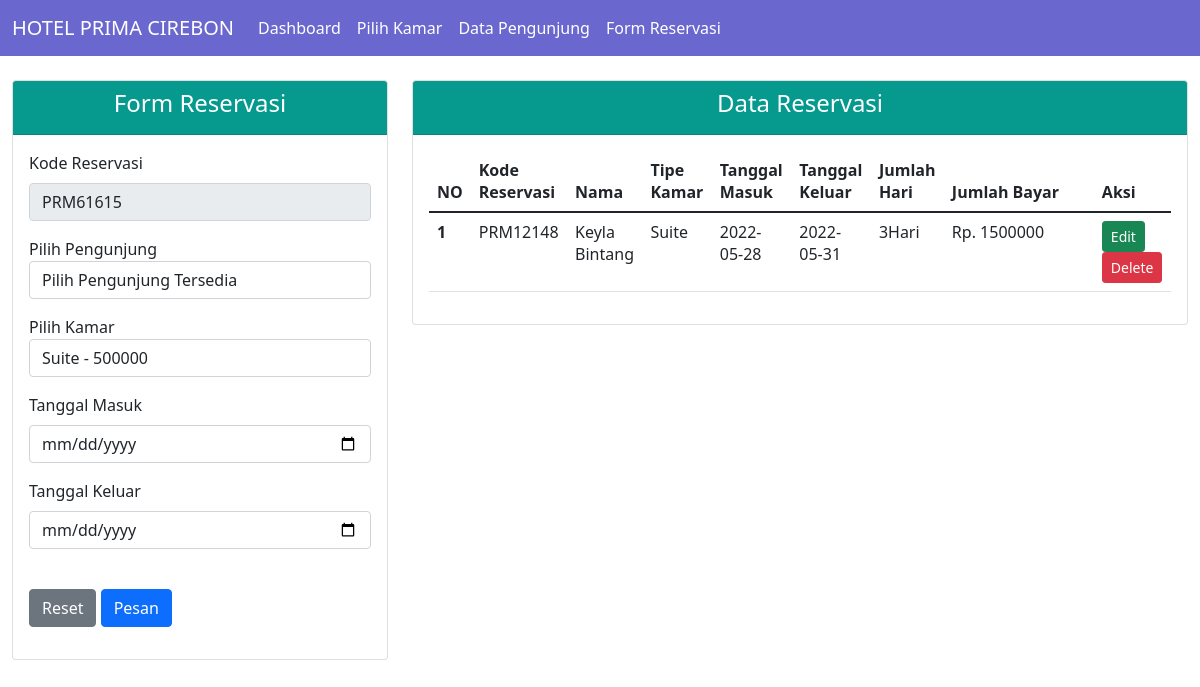
Page /data_reservasi.php?kamar=1224 on the committed database.
### tables this page shows
CREATE TABLE `data_reservasi` (
  `id_reservasi` varchar(40) NOT NULL,
  `nama` varchar(40) NOT NULL,
  `tipe` varchar(40) NOT NULL,
  `tgl_masuk` date NOT NULL,
  `tgl_keluar` date NOT NULL,
  `jumlah_hari` int(15) NOT NULL,
  `jumlah_bayar` varchar(40) NOT NULL
);

CREATE TABLE `data_pengunjung` (
  `nik` varchar(40) NOT NULL,
  `nama` varchar(40) NOT NULL,
  `no_hp` varchar(40) NOT NULL,
  `email` varchar(40) NOT NULL,
  `foto` varchar(150) NOT NULL
);

CREATE TABLE `data_kamar` (
  `kd_kamar` int(11) NOT NULL,
  `tipe` varchar(40) NOT NULL,
  `bed` varchar(40) NOT NULL,
  `kapasitas` varchar(40) NOT NULL,
  `harga` int(11) NOT NULL,
  `foto` text NOT NULL
);

### database.php (called while the page is built, shortened)
<?php
class database
{
	var $host = "localhost";
	var $user = "root";
	var $pass = "root";
	var $db   = "20210120014_hotel";
	var $koneksi = "";
	function __construct()
	{
		$this->koneksi = mysqli_connect($this->host, $this->user, $this->pass, $this->db);
	}
	function data_reservasi($id = false)
	{
		if ($id) {
			$query = "SELECT * FROM data_reservasi JOIN data_kamar ON data_reservasi.tipe = data_kamar.tipe JOIN data_pengunjung ON data_reservasi.nama = data_pengunjung.nama WHERE data_reservasi.id_reservasi = '$id'";
			return mysqli_fetch_array(mysqli_query($this->koneksi, $query));
		} else {
			$query = "SELECT * FROM data_reservasi JOIN data_kamar ON data_reservasi.tipe = data_kamar.tipe JOIN data_pengunjung ON data_reservasi.nama = data_pengunjung.nama";
			return mysqli_query($this->koneksi, $query);
		}
	}
}

### data_reservasi.php (the view, shortened to what this page needs)
<?php
class dashboard
{
    function __construct()
    {
        include "menu.php";
    }
}
include('database.php');
$db = new database;
$data_reservasi = $db->data_reservasi();
?>
<!doctype html>
<html lang="en">
<head>
    <link href="https://cdn.jsdelivr.net/npm/bootstrap@5.1.3/dist/css/bootstrap.min.css" rel="stylesheet">
</head>
<body>
    <div class="container-fluid">
        <div class="row mt-4">
            <?php include('form_reservasi.php'); ?>
            <div class="col-md-8">
                <div class="card">
                    <div class="card-header" style="background: #069A8E;">
                        <h4 class="text-center text-white">Data Reservasi</h4>
                    </div>
                    <div class="card-body">
                        <div class="table-responsive">
                            <table class="table table-stripped">
                                <thead>
                                    <tr>
                                        <th>NO</th>
                                        <th>Kode Reservasi</th>
                                        <th>Nama</th>
                                        <th>Tipe Kamar</th>
                                        <th>Tanggal Masuk</th>
                                        <th>Tanggal Keluar</th>
                                        <th>Jumlah Hari</th>
                                        <th>Jumlah Bayar</th>
                                        <th>Aksi</th>
                                    </tr>
                                </thead>
                                <tbody>
                                    <?php
                                    $no = 1;
                                    foreach ($data_reservasi as $row) {
                                    ?>
                                        <tr>
                                            <th><?php echo $no++; ?></th>
                                            <td><?php echo "$row[id_reservasi]"; ?></td>
                                            <td><?php echo "$row[nama]"; ?></td>
                                            <td><?php echo "$row[tipe]"; ?></td>
                                            <td><?php echo "$row[tgl_masuk]"; ?></td>
                                            <td><?php echo "$row[tgl_keluar]"; ?></td>
                                            <td><?php echo "$row[jumlah_hari]"; ?>Hari</td>
                                            <td width="150px">
                                                Rp. <?php echo "$row[jumlah_bayar]"; ?>
                                            </td>
                                            <td>
                                                <?php echo "<a href='data_reservasi.php?edit=update&&id=$row[id_reservasi]' class='btn btn-sm btn-success'>Edit</a>"; ?>
                                                <?php echo "<a href='proses_reservasi.php?aksi=delete&&id=$row[id_reservasi]' class='btn btn-sm btn-danger'>Delete</a>"; ?>
                                            </td>
                                        </tr>
                                    <?php
                                    }
                                    ?>
                                </tbody>
                            </table>
                        </div>
                    </div>
                </div>
            </div>
        </div>
    </div>
</body>
</html>

### rows in the picture
data_reservasi: id_reservasi "PRM12148", data_pengunjung.nama "Keyla Bintang", data_kamar.tipe "Suite", tgl_masuk "2022-05-28", tgl_keluar "2022-05-31", jumlah_hari "3", jumlah_bayar "1500000"

### other values in the picture
form field tipe "Suite - 500000"
